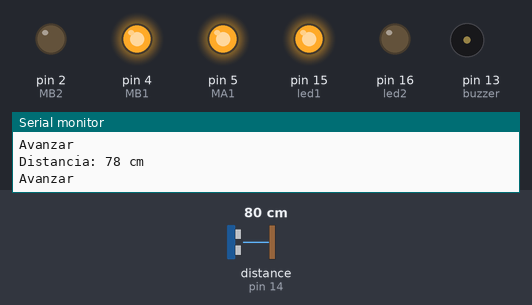
Bench run of a sketch on a simulated Arduino Uno, built with avr-gcc and run on an emulated ATmega328P. Parts: output pins drawn as LEDs (lit = HIGH), buzzer (waves = sounding), the last lines printed to the serial monitor. Wiring (inferred from the names in the program): ultrasonic range finder: trigger pin 12; echo pin 14. The test bench sets the inputs (shaded band); at power-on: distance to the obstacle (sensor on pin 14) 80 cm. The echo pulse lasts 58.3 µs per cm; pins used as bus, display or sensor lines are not drawn.

Above: at 1.3 s.
1.4 s: distance to the obstacle (sensor on pin 14) set to 23 cm
2.9 s: distance to the obstacle (sensor on pin 14) set to 18 cm
At 4.3 s:
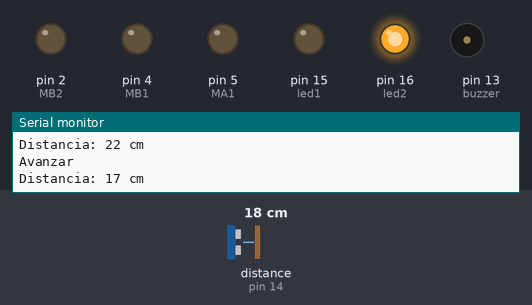
At 4.9 s:
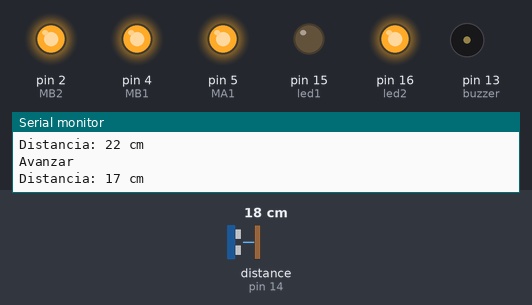
Timing chart, 0 to 14.9 s (numbered marks = the images above; inputs shaded):
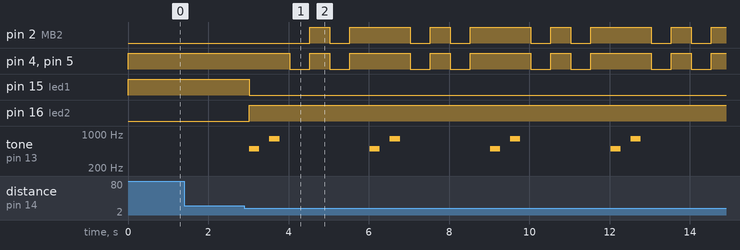

The sketch:

autonomia.ino
```cpp
/*
La distancia de 50 cm definido en el IF puede ser adecuado según requerimientos
Los delay de los movimientos de los motores pueden ajustarse para mejorar el funcionamiento

*/


//Evitar obstaculos

//Sensor ultrasonico

#define echoPin 14
#define trigPin 12

long duration;
int distance;

// Motor dirección

int MB2 = 2;
int MB1 = 4;
int MA2 = 0;
int MA1 = 5;

//Led

int led1 = 15;
int led2 = 16;

//Buzzer

int buzzer = 13;


void setup() {

  pinMode(trigPin, OUTPUT);
  pinMode(echoPin, INPUT);

  Serial.begin(9600);

  Serial.println("Sensor HC-SR04");
  Serial.println("Tomasitto");

  pinMode(MB2, OUTPUT);
  pinMode(MB1, OUTPUT);
  pinMode(MA2, OUTPUT);
  pinMode(MA1, OUTPUT);

  pinMode(led1 , OUTPUT);
  pinMode(led2 , OUTPUT);

  pinMode(buzzer, OUTPUT);

}

void loop() {

  digitalWrite(trigPin, LOW);
  delayMicroseconds(2);

  digitalWrite(trigPin, HIGH);
  delayMicroseconds(10);
  digitalWrite(trigPin, LOW);

  duration = pulseIn(echoPin, HIGH);

  distance = duration * 0.034 / 2;

  Serial.print("Distancia: ");
  Serial.print(distance);
  Serial.println(" cm");

  if (distance > 20)
  {
    digitalWrite(led1, HIGH);
    digitalWrite(led2, LOW);

    //avanza
    digitalWrite(MA1, HIGH);
    digitalWrite(MA2, HIGH);
    digitalWrite(MB1, HIGH);
    digitalWrite(MB2, LOW);
    Serial.println("Avanzar");
    delay(500);

  }

  if (distance < 20)
  {
    digitalWrite(led1, LOW);
    digitalWrite(led2, HIGH);
    tone(buzzer, 500);
    delay(250);
    noTone(buzzer);
    delay(250);
    tone(buzzer, 800);
    delay(250);
    noTone(buzzer);
    delay(250);

    //STOP
    digitalWrite(MA1, LOW);
    digitalWrite(MA2, LOW);
    digitalWrite(MB1, LOW);
    digitalWrite(MB2, LOW);
    delay(500);

    //retroceso
    digitalWrite(MA1, HIGH);
    digitalWrite(MA2, HIGH);
    digitalWrite(MB1, HIGH);
    digitalWrite(MB2, HIGH);
    delay(500);

    //STOP
    digitalWrite(MA1, LOW);
    digitalWrite(MA2, LOW);
    digitalWrite(MB1, LOW);
    digitalWrite(MB2, LOW);
    delay(500);

    //giro
    digitalWrite(MA1, HIGH);
    digitalWrite(MA2, LOW);
    digitalWrite(MB1, HIGH);
    digitalWrite(MB2, HIGH);
    delay(500);

  }

}
```

Measured:
- the behaviour switches between 21 and 20 cm on distance to the obstacle (sensor on pin 14) (found by bisection; images 0 and 1)
- after the input at 2.9 s, pin 2 (MB2): LOW → HIGH after 1.6 s, then repeats every 3.0 s: LOW 0.50 s, HIGH 1.5 s, LOW 0.50 s, HIGH 0.50 s; pin 4 (MB1): HIGH → LOW after 1.1 s, then repeats every 3.0 s: HIGH 0.50 s, LOW 0.50 s, HIGH 1.5 s, LOW 0.50 s
